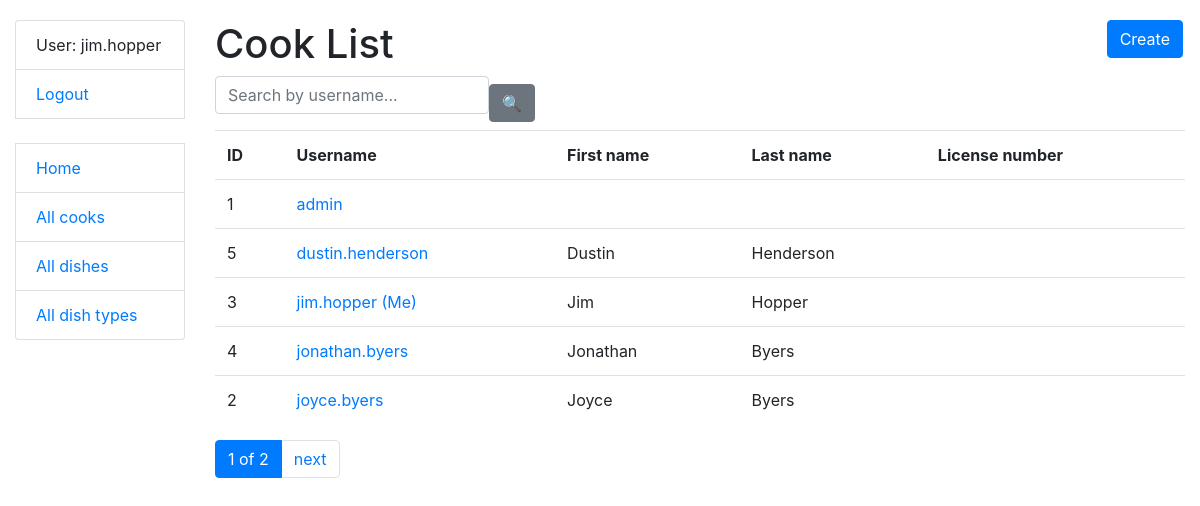
The page /cooks/ (signed in) on the database as committed earlier.
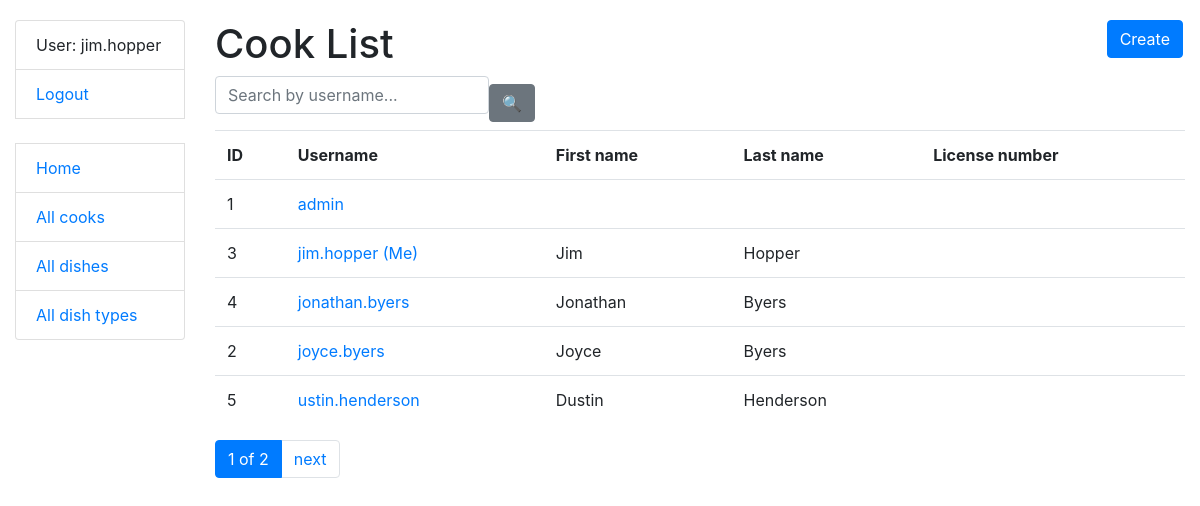
The same page on the database as committed later.
### kitchen/models.py (models this page shows, shortened)
class Cook(AbstractUser):
    years_of_experience = models.IntegerField(null=True, blank=True)
    class Meta:
        ordering = ["username"]
    def get_absolute_url(self):
        return reverse("kitchen:cook-detail", kwargs={"pk": self.pk})

### kitchen/views.py (the view)
class CookListView(LoginRequiredMixin, generic.ListView):
    model = Cook
    paginate_by = 5
    def get_context_data(self, *, object_list=None, **kwargs):
        context = super(CookListView, self).get_context_data(**kwargs)
        username = self.request.GET.get("username_", "")
        context["search_form"] = CookSearchForm(initial={
            "username_": username
        })
        return context
    def get_queryset(self):
        queryset = Cook.objects.all()
        form = CookSearchForm(self.request.GET)
        if form.is_valid():
            return queryset.filter(
                username__icontains=form.cleaned_data["username_"]
            )
        return queryset

### kitchen/forms.py
class CookSearchForm(forms.Form):
    username_ = forms.CharField(
        max_length=255,
        required=False,
        label="",
        widget=forms.TextInput(attrs={"placeholder": "Search by username..."})
    )

### templates/kitchen/cook_list.html
{% extends "base.html" %}
{% block content %}
    <h1>
      Cook List
      <a href="{% url "kitchen:cook-create" %}" class="btn btn-primary link-to-page">
          Create
      </a>
    </h1>
    {% include "includes/search_form.html" %}
    {% if cook_list %}
      <table class="table">
        <tr>
          <th>ID</th>
          <th>Username</th>
          <th>First name</th>
          <th>Last name</th>
          <th>License number</th>
        </tr>
        {% for cook in cook_list %}
          <tr>
            <td>{{ cook.id }}</td>
            <td><a href="{{ cook.get_absolute_url }}">{{ cook.username }} {% if user == cook %} (Me){% endif %}</a></td>
            <td>{{ cook.first_name }}</td>
            <td>{{ cook.last_name }}</td>
            <td>{{ cook.license_number }}</td>
          </tr>
        {% endfor %}
      </table>
    {% else %}
      <p>There are no cooks in kitchen</p>
    {% endif %}
{% endblock %}

### templates/includes/sidebar.html
<ul class="sidebar-nav list-group">
  {% if user.is_authenticated %}
    <li class="list-group-item">User: {{ user.username }}</li>
    <li class="list-group-item"><a href="{% url 'logout' %}">Logout</a></li>
  {% else %}
    <li class="list-group-item"><a href="{% url 'login' %}">Login</a></li>
  {% endif %}
  <br>
  <li class="list-group-item"><a href="{% url 'kitchen:index' %}">Home</a></li>
  <li class="list-group-item"><a href="{% url 'kitchen:cook-list' %}">All cooks</a></li>
  <li class="list-group-item"><a href="{% url 'kitchen:dish-list' %}">All dishes</a></li>
  <li class="list-group-item"><a href="{% url 'kitchen:dish-type-list' %}">All dish types</a></li>
</ul>

Rows that differ between the two databases and show on the page:
changed Cook "Dustin": username "dustin.henderson" → "ustin.henderson"; moves down the list
